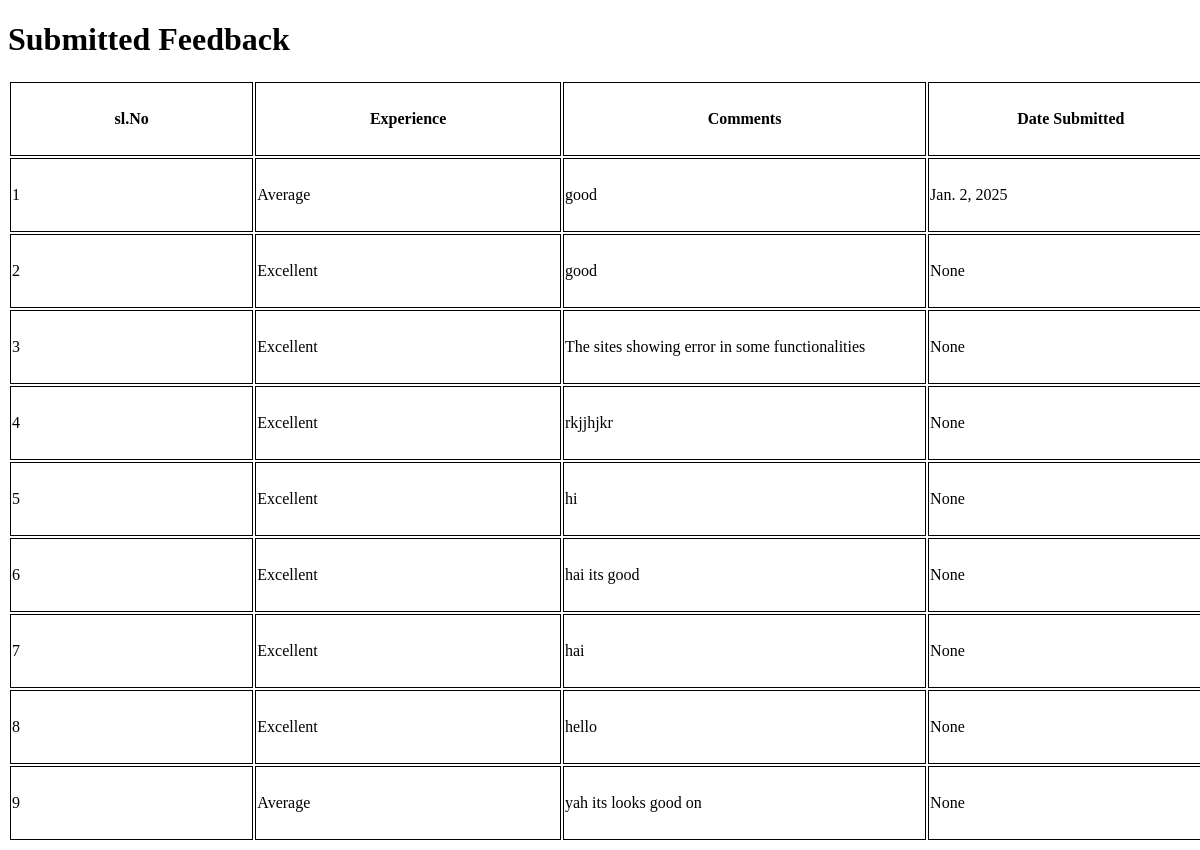
/view_feedback, run on the app's committed database.
### usermanagement/models.py (models this page shows)
class Feedback(models.Model):
    experience=models.CharField(max_length=50,null=True)
    comments=models.CharField(max_length=100,null=True)
    Date_submitted=models.DateField(null=True)
    user_id=models.ForeignKey(Register,on_delete=models.CASCADE,null=True)

### usermanagement/views.py (the view)
def view_feedback(request):
    feedback=Feedback.objects.all().order_by('-Date_submitted')
    return render(request,'view_feedback.html',{'feedbacks':feedback})

### usermanagement/templates/view_feedback.html (shortened to what this page needs)
{% load static %}
<!DOCTYPE html>
<html lang="en">
<head>
    <link href="{% static 'css/view_feedback.css' %}" rel="stylesheet">
</head>
<body>
    <div class="feedback_details">
        <h1>Submitted Feedback</h1>
    </div>
    <table class="table_style">
        <thead>
            <tr>
                <th>sl.No </th>
                <th>Experience</th>
                <th>Comments</th>
                <th>Date Submitted</th>
            </tr>
        </thead>
        <tbody>
            {% for feedback in feedbacks %}
            <tr>
                <td>{{ forloop.counter }}</td>
                <td>{{ feedback.experience }}</td>
                <td>{{ feedback.comments }}</td>
                <td>{{ feedback.Date_submitted }}</td>
            </tr>
            {% endfor %}
        </tbody>
    </table>
</body>
</html>

### usermanagement/static/Css/view_feedback.css (style rules this page uses)
.table, th, td { border:1px solid black; width: 60px; height: 70px; }
.table_style { margin-left: 0%; margin-top: 0%; width: 102%; }

### data on the page
Feedback: experience "Average", comments "good", Date_submitted "Jan. 2, 2025"
Feedback: experience "Excellent", comments "good", Date_submitted "None"
Feedback: experience "Excellent", comments "The sites showing error in some functionalities", Date_submitted "None"
Feedback: experience "Excellent", comments "rkjjhjkr", Date_submitted "None"
Feedback: experience "Excellent", comments "hi", Date_submitted "None"
Feedback: experience "Excellent", comments "hai its good", Date_submitted "None"
Feedback: experience "Excellent", comments "hai", Date_submitted "None"
Feedback: experience "Excellent", comments "hello", Date_submitted "None"
Feedback: experience "Average", comments "yah its looks good on", Date_submitted "None"
